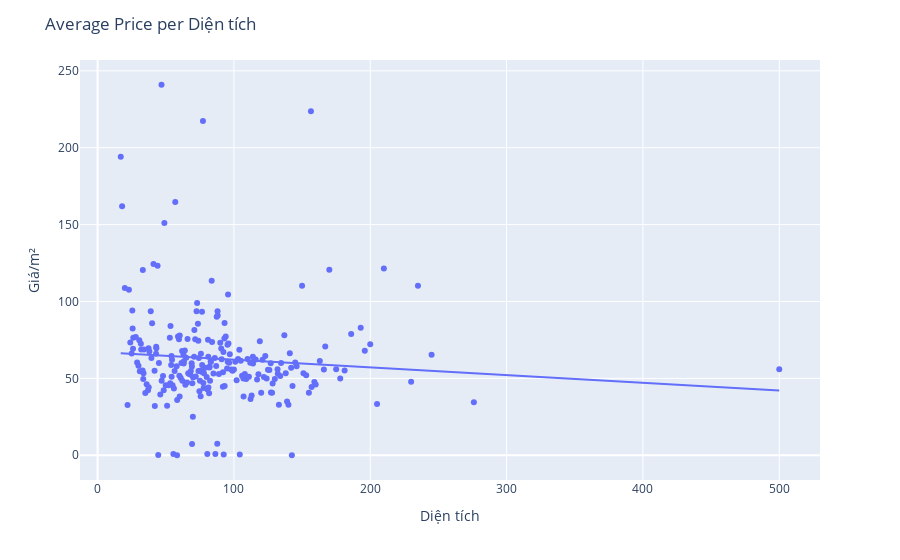

Notebook code for this chart:
### Code cell
# df_test = df.groupby('Diện tích')['Giá/m²'].mean().reset_index()

# plot mean price per acre lot
fig = px.scatter(df_test, x='Diện tích', y='Giá/m²', trendline='ols')
fig.update_layout(title='Average Price per Diện tích', xaxis_title='Diện tích', yaxis_title='Giá/m²')
fig.show()

### Figure 1 — Plotly figure (JSON) as saved in the notebook; plotly's stock layout.template omitted (floating-point values rounded to 4 significant figures; data arrays with more than 128 entries replaced by an {"elided": "..."} marker saying what was removed)
{"data": [{"hovertemplate": "Diện tích=%{x}<br>Giá/m²=%{y}<extra></extra>", "legendgroup": "", "marker": {"color": "#636efa", "symbol": "circle"}, "mode": "markers", "name": "", "orientation": "v", "showlegend": false, "type": "scatter", "x": {"elided": "237 float values"}, "xaxis": "x", "y": {"elided": "237 float values"}, "yaxis": "y"}, {"hovertemplate": "<b>OLS trendline</b><br>Giá/m² = -0.0501116 * Diện tích + 67.171<br>R<sup>2</sup>=0.007047<br><br>Diện tích=%{x}<br>Giá/m²=%{y} <b>(trend)</b><extra></extra>", "legendgroup": "", "marker": {"color": "#636efa", "symbol": "circle"}, "mode": "lines", "name": "", "showlegend": false, "type": "scatter", "x": {"elided": "237 float values"}, "xaxis": "x", "y": {"elided": "237 float values"}, "yaxis": "y"}], "layout": {"legend": {"tracegroupgap": 0}, "margin": {"t": 60}, "title": {"text": "Average Price per Diện tích"}, "xaxis": {"anchor": "y", "domain": [0, 1], "title": {"text": "Diện tích"}}, "yaxis": {"anchor": "x", "domain": [0, 1], "title": {"text": "Giá/m²"}}}}
